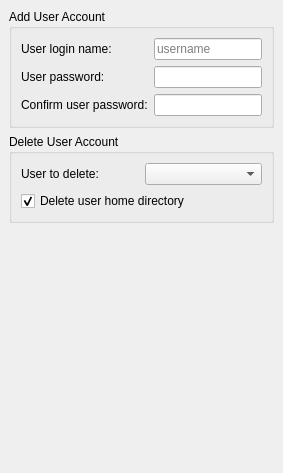
     <widget class="QWidget" name="userTab">
      <attribute name="icon">
       <iconset>
        <normaloff>../../../../../../../../usr/share/mx-user/icons/mx-user_one.png</normaloff>../../../../../../../../usr/share/mx-user/icons/mx-user_one.png</iconset>
      </attribute>
      <attribute name="title">
       <string>Add/Remove User</string>
      </attribute>
      <attribute name="toolTip">
       <string>Add a new user</string>
      </attribute>
      <layout class="QGridLayout">
       <property name="leftMargin">
        <number>9</number>
       </property>
       <property name="topMargin">
        <number>9</number>
       </property>
       <property name="rightMargin">
        <number>9</number>
       </property>
       <property name="bottomMargin">
        <number>9</number>
       </property>
       <property name="spacing">
        <number>6</number>
       </property>
       <item row="0" column="0">
        <widget class="QGroupBox" name="addUserBox">
         <property name="sizePolicy">
          <sizepolicy hsizetype="MinimumExpanding" vsizetype="Minimum">
           <horstretch>0</horstretch>
           <verstretch>0</verstretch>
          </sizepolicy>
         </property>
         <property name="title">
          <string>Add User Account</string>
         </property>
         <layout class="QGridLayout">
          <property name="leftMargin">
           <number>9</number>
          </property>
          <property name="topMargin">
           <number>9</number>
          </property>
          <property name="rightMargin">
           <number>9</number>
          </property>
          <property name="bottomMargin">
           <number>9</number>
          </property>
          <property name="spacing">
           <number>6</number>
          </property>
          <item row="2" column="0">
           <widget class="QLabel" name="userPassword2Label">
            <property name="sizePolicy">
             <sizepolicy hsizetype="MinimumExpanding" vsizetype="Minimum">
              <horstretch>0</horstretch>
              <verstretch>0</verstretch>
             </sizepolicy>
            </property>
            <property name="toolTip">
             <string>Password for new user</string>
            </property>
            <property name="text">
             <string>Confirm user password:</string>
            </property>
           </widget>
          </item>
          <item row="1" column="1">
           <widget class="QLineEdit" name="userPasswordEdit">
            <property name="sizePolicy">
             <sizepolicy hsizetype="MinimumExpanding" vsizetype="Minimum">
              <horstretch>0</horstretch>
              <verstretch>0</verstretch>
             </sizepolicy>
            </property>
            <property name="toolTip">
             <string>Enter password for new user</string>
            </property>
            <property name="text">
             <string/>
            </property>
            <property name="echoMode">
             <enum>QLineEdit::Password</enum>
            </property>
           </widget>
          </item>
          <item row="1" column="0">
           <widget class="QLabel" name="userPasswordLabel">
            <property name="sizePolicy">
             <sizepolicy hsizetype="MinimumExpanding" vsizetype="Minimum">
              <horstretch>0</horstretch>
              <verstretch>0</verstretch>
             </sizepolicy>
            </property>
            <property name="toolTip">
             <string>Password for new user</string>
            </property>
            <property name="text">
             <string>User password:</string>
            </property>
           </widget>
          </item>
          <item row="0" column="1">
           <widget class="QLineEdit" name="userNameEdit">
            <property name="sizePolicy">
             <sizepolicy hsizetype="MinimumExpanding" vsizetype="Minimum">
              <horstretch>0</horstretch>
              <verstretch>0</verstretch>
             </sizepolicy>
            </property>
            <property name="toolTip">
             <string>Enter username of new user</string>
            </property>
            <property name="text">
             <string/>
            </property>
            <property name="placeholderText">
             <string>username</string>
            </property>
           </widget>
          </item>
          <item row="0" column="0">
           <widget class="QLabel" name="userNameLabel">
            <property name="sizePolicy">
             <sizepolicy hsizetype="MinimumExpanding" vsizetype="Minimum">
              <horstretch>0</horstretch>
              <verstretch>0</verstretch>
             </sizepolicy>
            </property>
            <property name="toolTip">
             <string>Username of new user</string>
            </property>
            <property name="text">
             <string>User login name:</string>
            </property>
           </widget>
          </item>
          <item row="2" column="1">
           <widget class="QLineEdit" name="userPassword2Edit">
            <property name="sizePolicy">
             <sizepolicy hsizetype="MinimumExpanding" vsizetype="Minimum">
              <horstretch>0</horstretch>
              <verstretch>0</verstretch>
             </sizepolicy>
            </property>
            <property name="toolTip">
             <string>Reenter password for new user</string>
            </property>
            <property name="text">
             <string/>
            </property>
            <property name="echoMode">
             <enum>QLineEdit::Password</enum>
            </property>
           </widget>
          </item>
         </layout>
        </widget>
       </item>
       <item row="2" column="0">
        <spacer>
         <property name="orientation">
          <enum>Qt::Vertical</enum>
         </property>
         <property name="sizeHint" stdset="0">
          <size>
           <width>20</width>
           <height>241</height>
          </size>
         </property>
        </spacer>
       </item>
       <item row="1" column="0">
        <widget class="QGroupBox" name="deleteUserBox">
         <property name="sizePolicy">
          <sizepolicy hsizetype="MinimumExpanding" vsizetype="Minimum">
           <horstretch>0</horstretch>
           <verstretch>0</verstretch>
          </sizepolicy>
         </property>
         <property name="title">
          <string>Delete User Account</string>
         </property>
         <layout class="QGridLayout" name="_9">
          <property name="leftMargin">
           <number>9</number>
          </property>
          <property name="topMargin">
           <number>9</number>
          </property>
          <property name="rightMargin">
           <number>9</number>
          </property>
          <property name="bottomMargin">
           <number>9</number>
          </property>
          <property name="spacing">
           <number>6</number>
          </property>
          <item row="1" column="0" colspan="2">
           <widget class="QCheckBox" name="deleteHomeCheckBox">
            <property name="sizePolicy">
             <sizepolicy hsizetype="MinimumExpanding" vsizetype="Minimum">
              <horstretch>0</horstretch>
              <verstretch>0</verstretch>
             </sizepolicy>
            </property>
            <property name="toolTip">
             <string>Also delete the user's home directory</string>
            </property>
            <property name="text">
             <string>Delete user home directory</string>
            </property>
            <property name="checked">
             <bool>true</bool>
            </property>
           </widget>
          </item>
          <item row="0" column="0">
           <widget class="QLabel" name="deleteUserLabel">
            <property name="sizePolicy">
             <sizepolicy hsizetype="MinimumExpanding" vsizetype="Minimum">
              <horstretch>0</horstretch>
              <verstretch>0</verstretch>
             </sizepolicy>
            </property>
            <property name="toolTip">
             <string>Select user to delete</string>
            </property>
            <property name="frameShape">
             <enum>QFrame::NoFrame</enum>
            </property>
            <property name="frameShadow">
             <enum>QFrame::Plain</enum>
            </property>
            <property name="text">
             <string>User to delete:</string>
            </property>
           </widget>
          </item>
          <item row="0" column="1">
           <widget class="QComboBox" name="deleteUserCombo">
            <property name="sizePolicy">
             <sizepolicy hsizetype="MinimumExpanding" vsizetype="Minimum">
              <horstretch>0</horstretch>
              <verstretch>0</verstretch>
             </sizepolicy>
            </property>
            <property name="toolTip">
             <string>Select user to delete</string>
            </property>
           </widget>
          </item>
         </layout>
        </widget>
       </item>
      </layout>
     </widget>
